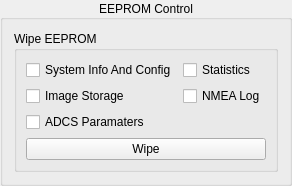
             <widget class="QGroupBox" name="groupBox_22">
              <property name="title">
               <string>EEPROM Control</string>
              </property>
              <property name="alignment">
               <set>Qt::AlignCenter</set>
              </property>
              <layout class="QGridLayout" name="gridLayout_41">
               <item row="0" column="0">
                <widget class="QGroupBox" name="groupBox_5">
                 <property name="title">
                  <string>Wipe EEPROM</string>
                 </property>
                 <property name="flat">
                  <bool>true</bool>
                 </property>
                 <layout class="QGridLayout" name="gridLayout_12">
                  <item row="0" column="0">
                   <widget class="QCheckBox" name="EEPROM_Control_Wipe_SystemInfoAndConfig_CheckBox">
                    <property name="text">
                     <string>System Info And Config</string>
                    </property>
                   </widget>
                  </item>
                  <item row="0" column="1">
                   <widget class="QCheckBox" name="EEPROM_Control_Wipe_Statistics_CheckBox">
                    <property name="text">
                     <string>Statistics</string>
                    </property>
                   </widget>
                  </item>
                  <item row="2" column="0">
                   <widget class="QCheckBox" name="EEPROM_Control_Wipe_ADCS_CheckBox">
                    <property name="text">
                     <string>ADCS Paramaters</string>
                    </property>
                   </widget>
                  </item>
                  <item row="1" column="1">
                   <widget class="QCheckBox" name="EEPROM_Control_Wipe_NMEALOG_CheckBox">
                    <property name="text">
                     <string>NMEA Log</string>
                    </property>
                   </widget>
                  </item>
                  <item row="1" column="0">
                   <widget class="QCheckBox" name="EEPROM_Control_Wipe_ImageStorage_CheckBox">
                    <property name="text">
                     <string>Image Storage</string>
                    </property>
                   </widget>
                  </item>
                  <item row="3" column="0" colspan="2">
                   <widget class="QPushButton" name="EEPROM_Control_Wipe_Button">
                    <property name="text">
                     <string>Wipe</string>
                    </property>
                   </widget>
                  </item>
                 </layout>
                </widget>
               </item>
              </layout>
             </widget>
